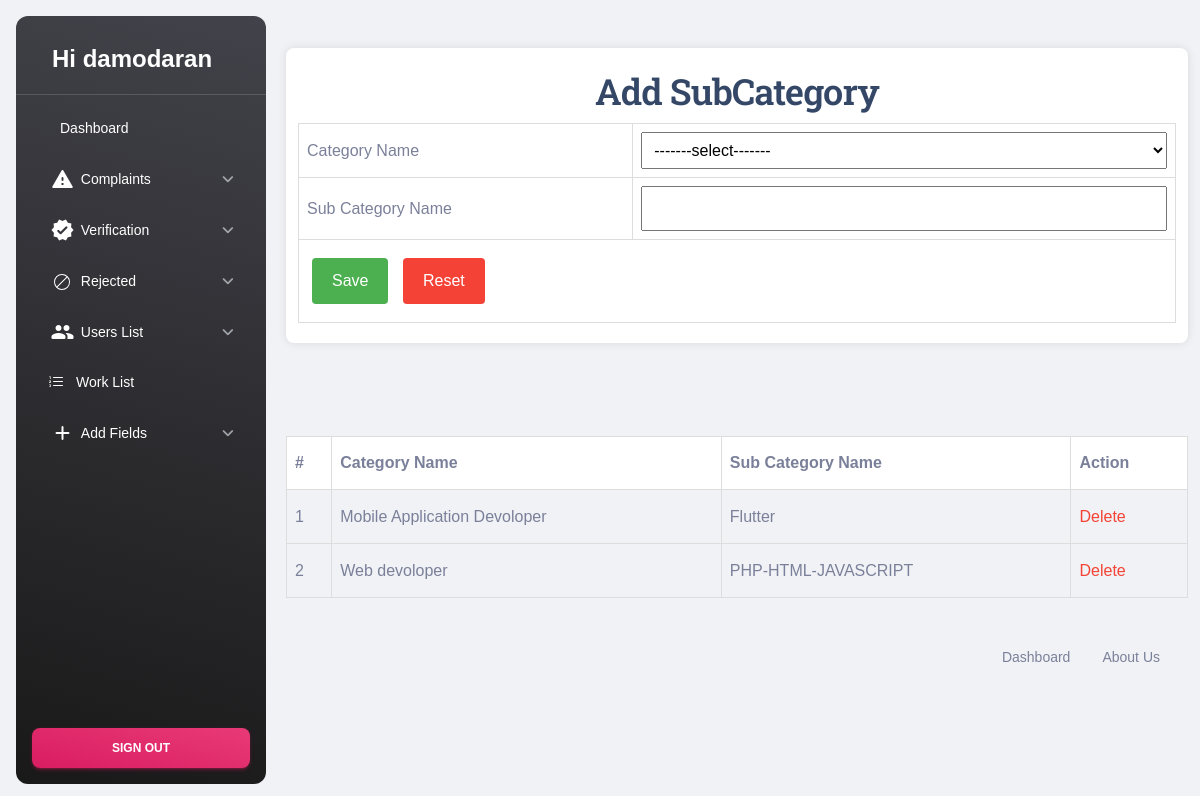
/Admin/SubCategory.php (signed in), run on the app's committed database.
### tables this page shows
CREATE TABLE `tbl_subcat` (
  `subcat_id` int(11) NOT NULL,
  `subcat_name` varchar(50) NOT NULL,
  `category_id` int(11) NOT NULL
);

CREATE TABLE `tbl_category` (
  `category_id` int(11) NOT NULL,
  `category_name` varchar(50) NOT NULL
);

### Admin/SubCategory.php (the view, shortened to what this page needs)
<?php
include ('Header.php');
    ?>
<!DOCTYPE html
  PUBLIC "-//W3C//DTD XHTML 1.0 Transitional//EN" "http://www.w3.org/TR/xhtml1/DTD/xhtml1-transitional.dtd">
<html xmlns="http://www.w3.org/1999/xhtml">
<head>
</head>
<body>
  <form id="frm_subcat" name="frm_subcat" method="post" action="">
    <h2 align="center">Add SubCategory</h2>
    <table>
      <tr>
        <td>Category Name</td>
        <td>
          <select name="selcat" id="selcat">
            <option value="select">-------select-------</option>
          </select>
        </td>
      </tr>
      <tr>
        <td>Sub Category Name</td>
        <td>
          <input type="text" name="txt_subcat" id="txt_subcat" />
        </td>
      </tr>
      <tr>
        <td colspan="2" align="center">
          <input type="submit" name="btn_save" id="btn_save" value="Save" />
          <input type="reset" name="btn_cancel" id="btn_cancel" value="Reset" />
        </td>
      </tr>
    </table>
  </form>
  <div></div>
  <br>
  <table>
    <tr>
      <th style="background-color:white;">#</th>
      <th style="background-color:white;">Category Name</th>
      <th style="background-color:white;">Sub Category Name</th>
      <th style="background-color:white;">Action</th>
    </tr>
    <?php
    $selqry = "SELECT * from tbl_subcat u INNER JOIN  tbl_category p on u.category_id=p.category_id ";
    $subcategory = $con->query($selqry);
    $i = 0;
    while ($data = $subcategory->fetch_assoc()) {
      $i++;
      ?>
      <tr>
        <td><?php echo $i ?></td>
        <td><?php echo $data['category_name'] ?></td>
        <td><?php echo $data['subcat_name'] ?></td>
        <td><a href="SubCategory.php?did=<?php echo $data['subcat_id']; ?>"
            style="color: #f44336; text-decoration: none;">Delete</a></td>
      </tr>
      <?php
    }
    ?>
  </table>
</body>
<?php
include ('Footer.php');
?>
</html>

### Admin/SubCategory.php (style rules this page uses)
body { font-family: Arial, sans-serif; background-color: #f2f2f2; margin: 0; padding: 0; display: flex; justify-content: center; align-items: center; height: 100vh; }
form { background-color: #fff; padding: 20px; border-radius: 8px; box-shadow: 0 0 10px rgba(0, 0, 0, 0.1); height: fit-content; }
table { width: 100%; border-collapse: collapse; }
table, th, td { border: 1px solid #ddd; }
th, td { padding: 8px; text-align: left; }
th { background-color: #f4f4f4; }
input[type="text"], select { width: 100%; padding: 8px; box-sizing: border-box; }
input[type="submit"], input[type="reset"] { background-color: #4CAF50; color: white; border: none; padding: 10px 20px; margin: 10px 5px; cursor: pointer; border-radius: 4px; }
input[type="reset"] { background-color: #f44336; }

### data on the page
tbl_subcat: category.category_name "Mobile Application Devoloper", subcat_name "Flutter"
tbl_subcat: category.category_name "Web devoloper", subcat_name "PHP-HTML-JAVASCRIPT"

### other printed values
$_SESSION['aName'] "damodaran"
